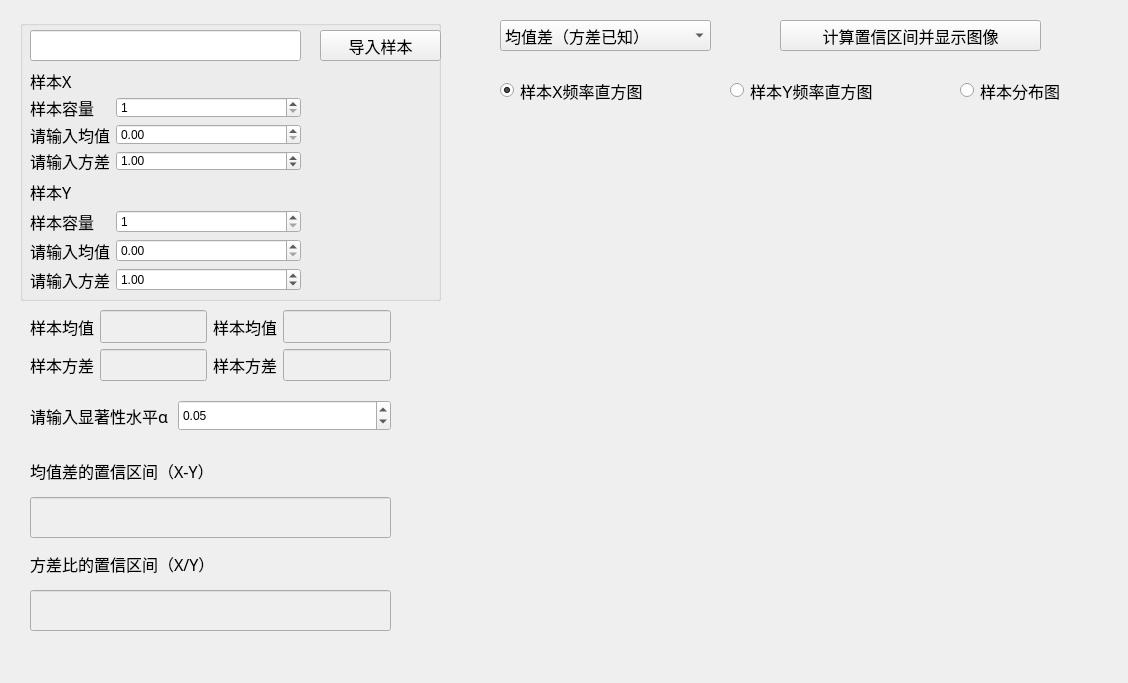
<?xml version="1.0" encoding="UTF-8"?>
<ui version="4.0">
 <class>double_confidence_interval_Form</class>
 <widget class="QWidget" name="double_confidence_interval_Form">
  <property name="geometry">
   <rect>
    <x>0</x>
    <y>0</y>
    <width>1128</width>
    <height>683</height>
   </rect>
  </property>
  <property name="sizePolicy">
   <sizepolicy hsizetype="Preferred" vsizetype="Expanding">
    <horstretch>0</horstretch>
    <verstretch>0</verstretch>
   </sizepolicy>
  </property>
  <property name="windowTitle">
   <string>两个正态总体的区间估计</string>
  </property>
  <widget class="QPushButton" name="pushButton">
   <property name="geometry">
    <rect>
     <x>780</x>
     <y>20</y>
     <width>261</width>
     <height>31</height>
    </rect>
   </property>
   <property name="font">
    <font>
     <pointsize>12</pointsize>
    </font>
   </property>
   <property name="text">
    <string>计算置信区间并显示图像</string>
   </property>
  </widget>
  <widget class="Plot" name="widget" native="true">
   <property name="geometry">
    <rect>
     <x>440</x>
     <y>130</y>
     <width>651</width>
     <height>521</height>
    </rect>
   </property>
  </widget>
  <widget class="QWidget" name="layoutWidget">
   <property name="geometry">
    <rect>
     <x>30</x>
     <y>400</y>
     <width>361</width>
     <height>31</height>
    </rect>
   </property>
   <layout class="QHBoxLayout" name="horizontalLayout">
    <item>
     <widget class="QLabel" name="label">
      <property name="font">
       <font>
        <family>Agency FB</family>
        <pointsize>12</pointsize>
       </font>
      </property>
      <property name="text">
       <string>请输入显著性水平α </string>
      </property>
     </widget>
    </item>
    <item>
     <widget class="QDoubleSpinBox" name="doubleSpinBox">
      <property name="sizePolicy">
       <sizepolicy hsizetype="Expanding" vsizetype="Expanding">
        <horstretch>0</horstretch>
        <verstretch>0</verstretch>
       </sizepolicy>
      </property>
      <property name="maximum">
       <double>1.000000000000000</double>
      </property>
      <property name="singleStep">
       <double>0.010000000000000</double>
      </property>
      <property name="value">
       <double>0.050000000000000</double>
      </property>
     </widget>
    </item>
   </layout>
  </widget>
  <widget class="QWidget" name="layoutWidget">
   <property name="geometry">
    <rect>
     <x>30</x>
     <y>450</y>
     <width>361</width>
     <height>181</height>
    </rect>
   </property>
   <layout class="QVBoxLayout" name="verticalLayout">
    <item>
     <widget class="QLabel" name="label_7">
      <property name="sizePolicy">
       <sizepolicy hsizetype="Preferred" vsizetype="Preferred">
        <horstretch>0</horstretch>
        <verstretch>0</verstretch>
       </sizepolicy>
      </property>
      <property name="font">
       <font>
        <family>Agency FB</family>
        <pointsize>12</pointsize>
       </font>
      </property>
      <property name="text">
       <string>均值差的置信区间（X-Y）</string>
      </property>
     </widget>
    </item>
    <item>
     <widget class="QLineEdit" name="lineEdit_21">
      <property name="enabled">
       <bool>false</bool>
      </property>
      <property name="sizePolicy">
       <sizepolicy hsizetype="Expanding" vsizetype="Preferred">
        <horstretch>0</horstretch>
        <verstretch>0</verstretch>
       </sizepolicy>
      </property>
      <property name="maxLength">
       <number>20</number>
      </property>
     </widget>
    </item>
    <item>
     <widget class="QLabel" name="label_10">
      <property name="sizePolicy">
       <sizepolicy hsizetype="Preferred" vsizetype="Preferred">
        <horstretch>0</horstretch>
        <verstretch>0</verstretch>
       </sizepolicy>
      </property>
      <property name="font">
       <font>
        <family>Agency FB</family>
        <pointsize>12</pointsize>
       </font>
      </property>
      <property name="text">
       <string>方差比的置信区间（X/Y）</string>
      </property>
     </widget>
    </item>
    <item>
     <widget class="QLineEdit" name="lineEdit_25">
      <property name="enabled">
       <bool>false</bool>
      </property>
      <property name="sizePolicy">
       <sizepolicy hsizetype="Expanding" vsizetype="Preferred">
        <horstretch>0</horstretch>
        <verstretch>0</verstretch>
       </sizepolicy>
      </property>
      <property name="maxLength">
       <number>20</number>
      </property>
     </widget>
    </item>
   </layout>
  </widget>
  <widget class="QRadioButton" name="radioButton">
   <property name="geometry">
    <rect>
     <x>500</x>
     <y>80</y>
     <width>201</width>
     <height>21</height>
    </rect>
   </property>
   <property name="font">
    <font>
     <pointsize>12</pointsize>
    </font>
   </property>
   <property name="text">
    <string>样本X频率直方图</string>
   </property>
   <property name="checked">
    <bool>true</bool>
   </property>
  </widget>
  <widget class="QRadioButton" name="radioButton_3">
   <property name="geometry">
    <rect>
     <x>960</x>
     <y>80</y>
     <width>161</width>
     <height>21</height>
    </rect>
   </property>
   <property name="font">
    <font>
     <pointsize>12</pointsize>
    </font>
   </property>
   <property name="text">
    <string>样本分布图</string>
   </property>
  </widget>
  <widget class="QRadioButton" name="radioButton_5">
   <property name="geometry">
    <rect>
     <x>730</x>
     <y>80</y>
     <width>201</width>
     <height>21</height>
    </rect>
   </property>
   <property name="font">
    <font>
     <pointsize>12</pointsize>
    </font>
   </property>
   <property name="text">
    <string>样本Y频率直方图</string>
   </property>
  </widget>
  <widget class="QComboBox" name="comboBox">
   <property name="geometry">
    <rect>
     <x>500</x>
     <y>20</y>
     <width>211</width>
     <height>31</height>
    </rect>
   </property>
   <property name="font">
    <font>
     <family>Agency FB</family>
     <pointsize>12</pointsize>
    </font>
   </property>
   <property name="focusPolicy">
    <enum>Qt::WheelFocus</enum>
   </property>
   <property name="contextMenuPolicy">
    <enum>Qt::DefaultContextMenu</enum>
   </property>
   <property name="layoutDirection">
    <enum>Qt::LeftToRight</enum>
   </property>
   <property name="insertPolicy">
    <enum>QComboBox::InsertAtBottom</enum>
   </property>
   <property name="frame">
    <bool>true</bool>
   </property>
   <item>
    <property name="text">
     <string>均值差（方差已知）</string>
    </property>
   </item>
   <item>
    <property name="text">
     <string>均值差（方差未知）</string>
    </property>
   </item>
   <item>
    <property name="text">
     <string>方差比</string>
    </property>
   </item>
  </widget>
  <widget class="QWidget" name="layoutWidget">
   <property name="geometry">
    <rect>
     <x>30</x>
     <y>310</y>
     <width>361</width>
     <height>71</height>
    </rect>
   </property>
   <layout class="QGridLayout" name="gridLayout_2">
    <item row="0" column="0">
     <widget class="QLabel" name="label_12">
      <property name="font">
       <font>
        <family>Agency FB</family>
        <pointsize>12</pointsize>
       </font>
      </property>
      <property name="text">
       <string>样本均值</string>
      </property>
     </widget>
    </item>
    <item row="0" column="1">
     <widget class="QLineEdit" name="lineEdit_3">
      <property name="enabled">
       <bool>false</bool>
      </property>
      <property name="sizePolicy">
       <sizepolicy hsizetype="Expanding" vsizetype="Expanding">
        <horstretch>0</horstretch>
        <verstretch>0</verstretch>
       </sizepolicy>
      </property>
     </widget>
    </item>
    <item row="0" column="2">
     <widget class="QLabel" name="label_14">
      <property name="font">
       <font>
        <family>Agency FB</family>
        <pointsize>12</pointsize>
       </font>
      </property>
      <property name="text">
       <string>样本均值</string>
      </property>
     </widget>
    </item>
    <item row="0" column="3">
     <widget class="QLineEdit" name="lineEdit_5">
      <property name="enabled">
       <bool>false</bool>
      </property>
      <property name="sizePolicy">
       <sizepolicy hsizetype="Expanding" vsizetype="Expanding">
        <horstretch>0</horstretch>
        <verstretch>0</verstretch>
       </sizepolicy>
      </property>
     </widget>
    </item>
    <item row="1" column="0">
     <widget class="QLabel" name="label_13">
      <property name="font">
       <font>
        <family>Agency FB</family>
        <pointsize>12</pointsize>
       </font>
      </property>
      <property name="text">
       <string>样本方差</string>
      </property>
     </widget>
    </item>
    <item row="1" column="1">
     <widget class="QLineEdit" name="lineEdit_4">
      <property name="enabled">
       <bool>false</bool>
      </property>
      <property name="sizePolicy">
       <sizepolicy hsizetype="Expanding" vsizetype="Expanding">
        <horstretch>0</horstretch>
        <verstretch>0</verstretch>
       </sizepolicy>
      </property>
     </widget>
    </item>
    <item row="1" column="2">
     <widget class="QLabel" name="label_15">
      <property name="font">
       <font>
        <family>Agency FB</family>
        <pointsize>12</pointsize>
       </font>
      </property>
      <property name="text">
       <string>样本方差</string>
      </property>
     </widget>
    </item>
    <item row="1" column="3">
     <widget class="QLineEdit" name="lineEdit_6">
      <property name="enabled">
       <bool>false</bool>
      </property>
      <property name="sizePolicy">
       <sizepolicy hsizetype="Expanding" vsizetype="Expanding">
        <horstretch>0</horstretch>
        <verstretch>0</verstretch>
       </sizepolicy>
      </property>
     </widget>
    </item>
   </layout>
  </widget>
  <widget class="QGroupBox" name="groupBox">
   <property name="geometry">
    <rect>
     <x>20</x>
     <y>20</y>
     <width>421</width>
     <height>281</height>
    </rect>
   </property>
   <property name="title">
    <string/>
   </property>
   <widget class="QWidget" name="">
    <property name="geometry">
     <rect>
      <x>10</x>
      <y>50</y>
      <width>271</width>
      <height>101</height>
     </rect>
    </property>
    <layout class="QGridLayout" name="gridLayout_3">
     <item row="0" column="0">
      <widget class="QLabel" name="label_2">
       <property name="sizePolicy">
        <sizepolicy hsizetype="Preferred" vsizetype="Expanding">
         <horstretch>0</horstretch>
         <verstretch>0</verstretch>
        </sizepolicy>
       </property>
       <property name="font">
        <font>
         <family>Agency FB</family>
         <pointsize>12</pointsize>
        </font>
       </property>
       <property name="text">
        <string>样本X</string>
       </property>
      </widget>
     </item>
     <item row="1" column="0">
      <widget class="QLabel" name="label_6">
       <property name="font">
        <font>
         <family>Agency FB</family>
         <pointsize>12</pointsize>
        </font>
       </property>
       <property name="text">
        <string>样本容量</string>
       </property>
      </widget>
     </item>
     <item row="1" column="1">
      <widget class="QSpinBox" name="spinBox">
       <property name="sizePolicy">
        <sizepolicy hsizetype="Expanding" vsizetype="Expanding">
         <horstretch>0</horstretch>
         <verstretch>0</verstretch>
        </sizepolicy>
       </property>
       <property name="minimum">
        <number>1</number>
       </property>
       <property name="maximum">
        <number>999999999</number>
       </property>
      </widget>
     </item>
     <item row="2" column="0">
      <widget class="QLabel" name="label_4">
       <property name="font">
        <font>
         <family>Agency FB</family>
         <pointsize>12</pointsize>
        </font>
       </property>
       <property name="text">
        <string>请输入均值</string>
       </property>
      </widget>
     </item>
     <item row="2" column="1">
      <widget class="QDoubleSpinBox" name="doubleSpinBox_2">
       <property name="sizePolicy">
        <sizepolicy hsizetype="Expanding" vsizetype="Expanding">
         <horstretch>0</horstretch>
         <verstretch>0</verstretch>
        </sizepolicy>
       </property>
       <property name="maximum">
        <double>99999999999999991433150857216.000000000000000</double>
       </property>
      </widget>
     </item>
     <item row="3" column="0">
      <widget class="QLabel" name="label_5">
       <property name="font">
        <font>
         <family>Agency FB</family>
         <pointsize>12</pointsize>
        </font>
       </property>
       <property name="text">
        <string>请输入方差</string>
       </property>
      </widget>
     </item>
     <item row="3" column="1">
      <widget class="QDoubleSpinBox" name="doubleSpinBox_3">
       <property name="sizePolicy">
        <sizepolicy hsizetype="Expanding" vsizetype="Expanding">
         <horstretch>0</horstretch>
         <verstretch>0</verstretch>
        </sizepolicy>
       </property>
       <property name="maximum">
        <double>99999999999999991433150857216.000000000000000</double>
       </property>
       <property name="value">
        <double>1.000000000000000</double>
       </property>
      </widget>
     </item>
    </layout>
   </widget>
   <widget class="QWidget" name="">
    <property name="geometry">
     <rect>
      <x>10</x>
      <y>160</y>
      <width>271</width>
      <height>111</height>
     </rect>
    </property>
    <layout class="QGridLayout" name="gridLayout">
     <item row="0" column="0">
      <widget class="QLabel" name="label_8">
       <property name="sizePolicy">
        <sizepolicy hsizetype="Preferred" vsizetype="Expanding">
         <horstretch>0</horstretch>
         <verstretch>0</verstretch>
        </sizepolicy>
       </property>
       <property name="font">
        <font>
         <family>Agency FB</family>
         <pointsize>12</pointsize>
        </font>
       </property>
       <property name="text">
        <string>样本Y</string>
       </property>
      </widget>
     </item>
     <item row="1" column="0">
      <widget class="QLabel" name="label_11">
       <property name="font">
        <font>
         <family>Agency FB</family>
         <pointsize>12</pointsize>
        </font>
       </property>
       <property name="text">
        <string>样本容量</string>
       </property>
      </widget>
     </item>
     <item row="1" column="1">
      <widget class="QSpinBox" name="spinBox_2">
       <property name="sizePolicy">
        <sizepolicy hsizetype="Expanding" vsizetype="Expanding">
         <horstretch>0</horstretch>
         <verstretch>0</verstretch>
        </sizepolicy>
       </property>
       <property name="minimum">
        <number>1</number>
       </property>
       <property name="maximum">
        <number>999999999</number>
       </property>
      </widget>
     </item>
     <item row="2" column="0">
      <widget class="QLabel" name="label_3">
       <property name="font">
        <font>
         <family>Agency FB</family>
         <pointsize>12</pointsize>
        </font>
       </property>
       <property name="text">
        <string>请输入均值</string>
       </property>
      </widget>
     </item>
     <item row="2" column="1">
      <widget class="QDoubleSpinBox" name="doubleSpinBox_4">
       <property name="sizePolicy">
        <sizepolicy hsizetype="Expanding" vsizetype="Expanding">
         <horstretch>0</horstretch>
         <verstretch>0</verstretch>
        </sizepolicy>
       </property>
       <property name="maximum">
        <double>99999999999999991433150857216.000000000000000</double>
       </property>
      </widget>
     </item>
     <item row="3" column="0">
      <widget class="QLabel" name="label_9">
       <property name="font">
        <font>
         <family>Agency FB</family>
         <pointsize>12</pointsize>
        </font>
       </property>
       <property name="text">
        <string>请输入方差</string>
       </property>
      </widget>
     </item>
     <item row="3" column="1">
      <widget class="QDoubleSpinBox" name="doubleSpinBox_5">
       <property name="sizePolicy">
        <sizepolicy hsizetype="Expanding" vsizetype="Expanding">
         <horstretch>0</horstretch>
         <verstretch>0</verstretch>
        </sizepolicy>
       </property>
       <property name="maximum">
        <double>99999999999999991433150857216.000000000000000</double>
       </property>
       <property name="value">
        <double>1.000000000000000</double>
       </property>
      </widget>
     </item>
    </layout>
   </widget>
   <widget class="QLineEdit" name="lineEdit">
    <property name="geometry">
     <rect>
      <x>10</x>
      <y>10</y>
      <width>271</width>
      <height>31</height>
     </rect>
    </property>
    <property name="sizePolicy">
     <sizepolicy hsizetype="Expanding" vsizetype="Expanding">
      <horstretch>0</horstretch>
      <verstretch>0</verstretch>
     </sizepolicy>
    </property>
   </widget>
   <widget class="QPushButton" name="pushButton_7">
    <property name="geometry">
     <rect>
      <x>300</x>
      <y>10</y>
      <width>121</width>
      <height>31</height>
     </rect>
    </property>
    <property name="sizePolicy">
     <sizepolicy hsizetype="Minimum" vsizetype="Expanding">
      <horstretch>0</horstretch>
      <verstretch>0</verstretch>
     </sizepolicy>
    </property>
    <property name="font">
     <font>
      <pointsize>12</pointsize>
     </font>
    </property>
    <property name="text">
     <string>导入样本</string>
    </property>
   </widget>
  </widget>
 </widget>
 <customwidgets>
  <customwidget>
   <class>Plot</class>
   <extends>QWidget</extends>
   <header location="global">Plot</header>
   <container>1</container>
  </customwidget>
 </customwidgets>
 <resources/>
 <connections/>
</ui>
